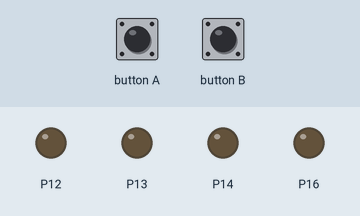
Bench run of a program on a simulated BBC micro:bit (MakeCode). On the bench: output pins drawn as LEDs (lit = HIGH). The inputs (shaded band) are chosen by the test bench.

Above: at 1.2 s.
1.3 s: button A pressed for 0.15 s
At 2.9 s:
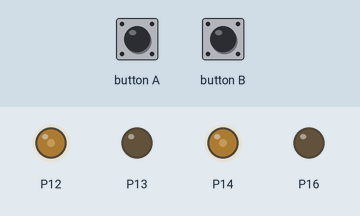
4.4 s: button B pressed for 0.15 s
At 5.2 s:
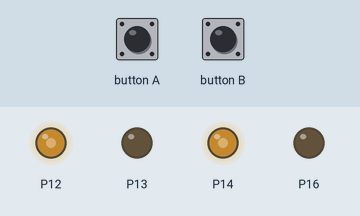
Timing chart, 0 to 8.1 s (numbered marks = the images above; inputs shaded):
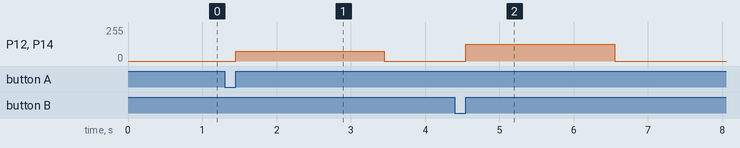

Measured:
- after the input at 1.3 s, P12, P14: 0/255 → 75/255 after 0.15 s, → 0/255 2.0 s later
- after the input at 4.4 s, P12, P14: 0/255 → 125/255 after 0.15 s, → 0/255 2.0 s later

The program:

main.ts
```typescript
function doMove2 () {
    pins.analogWritePin(AnalogPin.P12, Prędkość)
    pins.analogWritePin(AnalogPin.P16, 0)
    pins.analogWritePin(AnalogPin.P14, Prędkość)
    pins.analogWritePin(AnalogPin.P13, 0)
}
input.onButtonPressed(Button.A, function () {
    Prędkość = 300
    doMove2()
    basic.pause(2000)
    doStop2()
    basic.pause(1000)
})
input.onButtonPressed(Button.B, function () {
    Prędkość = 500
    doMove2()
    basic.pause(2000)
    doStop2()
    basic.pause(1000)
})
function doStop2 () {
    pins.analogWritePin(AnalogPin.P12, 0)
    pins.analogWritePin(AnalogPin.P16, 0)
    pins.analogWritePin(AnalogPin.P14, 0)
    pins.analogWritePin(AnalogPin.P13, 0)
}
let Prędkość = 0
led.enable(false)
pins.analogSetPeriod(AnalogPin.P12, 50000)
pins.analogSetPeriod(AnalogPin.P16, 50000)
pins.analogSetPeriod(AnalogPin.P14, 50000)
pins.analogSetPeriod(AnalogPin.P13, 50000)
doStop2()
```

test.ts
```typescript
// tu są testy; nie będzie to kompilowane, gdy ten pakiet będzie używany jako rozszerzenie.
```
